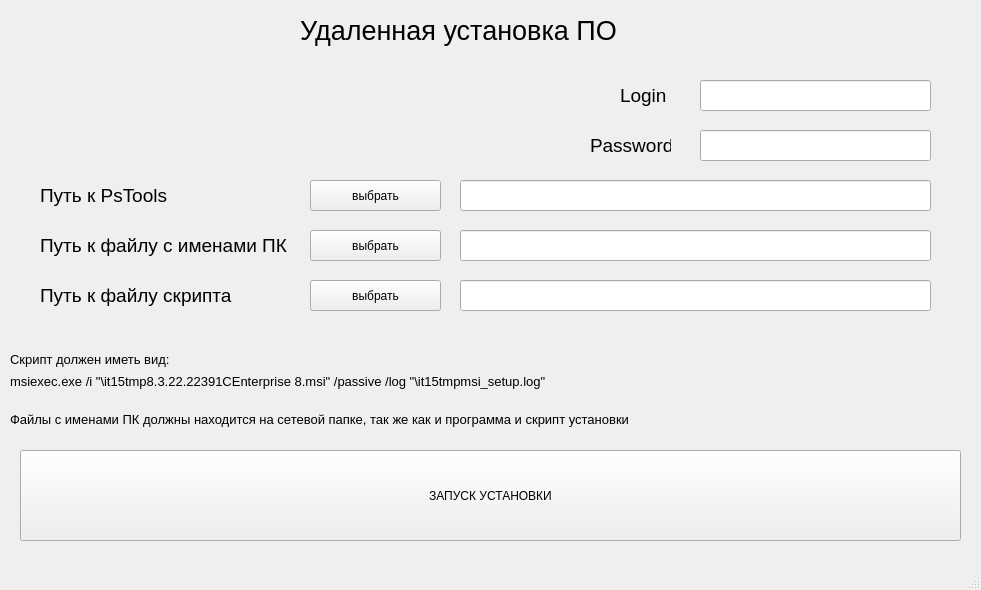
<?xml version="1.0" encoding="UTF-8"?>
<ui version="4.0">
 <class>RemoteInstall</class>
 <widget class="QMainWindow" name="RemoteInstall">
  <property name="geometry">
   <rect>
    <x>0</x>
    <y>0</y>
    <width>981</width>
    <height>590</height>
   </rect>
  </property>
  <property name="windowTitle">
   <string>MainWindow</string>
  </property>
  <widget class="QWidget" name="centralwidget">
   <widget class="QLabel" name="label">
    <property name="geometry">
     <rect>
      <x>300</x>
      <y>10</y>
      <width>321</width>
      <height>41</height>
     </rect>
    </property>
    <property name="font">
     <font>
      <pointsize>20</pointsize>
     </font>
    </property>
    <property name="text">
     <string>Удаленная установка ПО</string>
    </property>
   </widget>
   <widget class="QLineEdit" name="lineEdit">
    <property name="geometry">
     <rect>
      <x>700</x>
      <y>80</y>
      <width>231</width>
      <height>31</height>
     </rect>
    </property>
   </widget>
   <widget class="QLineEdit" name="lineEdit_2">
    <property name="geometry">
     <rect>
      <x>700</x>
      <y>130</y>
      <width>231</width>
      <height>31</height>
     </rect>
    </property>
   </widget>
   <widget class="QLabel" name="label_2">
    <property name="geometry">
     <rect>
      <x>620</x>
      <y>80</y>
      <width>51</width>
      <height>31</height>
     </rect>
    </property>
    <property name="font">
     <font>
      <pointsize>14</pointsize>
     </font>
    </property>
    <property name="text">
     <string>Login</string>
    </property>
   </widget>
   <widget class="QLabel" name="label_3">
    <property name="geometry">
     <rect>
      <x>590</x>
      <y>130</y>
      <width>81</width>
      <height>31</height>
     </rect>
    </property>
    <property name="font">
     <font>
      <pointsize>14</pointsize>
     </font>
    </property>
    <property name="text">
     <string>Password</string>
    </property>
   </widget>
   <widget class="QLineEdit" name="lineEdit_3">
    <property name="geometry">
     <rect>
      <x>460</x>
      <y>180</y>
      <width>471</width>
      <height>31</height>
     </rect>
    </property>
   </widget>
   <widget class="QLabel" name="label_4">
    <property name="geometry">
     <rect>
      <x>40</x>
      <y>180</y>
      <width>131</width>
      <height>31</height>
     </rect>
    </property>
    <property name="font">
     <font>
      <pointsize>14</pointsize>
     </font>
    </property>
    <property name="text">
     <string>Путь к PsTools</string>
    </property>
   </widget>
   <widget class="QLineEdit" name="lineEdit_4">
    <property name="geometry">
     <rect>
      <x>460</x>
      <y>230</y>
      <width>471</width>
      <height>31</height>
     </rect>
    </property>
   </widget>
   <widget class="QLabel" name="label_5">
    <property name="geometry">
     <rect>
      <x>40</x>
      <y>230</y>
      <width>251</width>
      <height>31</height>
     </rect>
    </property>
    <property name="font">
     <font>
      <pointsize>14</pointsize>
     </font>
    </property>
    <property name="text">
     <string>Путь к файлу с именами ПК</string>
    </property>
   </widget>
   <widget class="QPushButton" name="pushButton">
    <property name="geometry">
     <rect>
      <x>20</x>
      <y>450</y>
      <width>941</width>
      <height>91</height>
     </rect>
    </property>
    <property name="text">
     <string>ЗАПУСК УСТАНОВКИ</string>
    </property>
   </widget>
   <widget class="QWidget" name="verticalLayoutWidget">
    <property name="geometry">
     <rect>
      <x>10</x>
      <y>350</y>
      <width>631</width>
      <height>78</height>
     </rect>
    </property>
    <layout class="QVBoxLayout" name="verticalLayout">
     <item>
      <widget class="QLabel" name="label_6">
       <property name="font">
        <font>
         <pointsize>10</pointsize>
        </font>
       </property>
       <property name="text">
        <string>Скрипт должен иметь вид:</string>
       </property>
      </widget>
     </item>
     <item>
      <widget class="QLabel" name="label_7">
       <property name="font">
        <font>
         <pointsize>10</pointsize>
        </font>
       </property>
       <property name="text">
        <string>msiexec.exe /i &quot;\it15tmp8.3.22.22391CEnterprise 8.msi&quot; /passive /log &quot;\it15tmpmsi_setup.log&quot;
</string>
       </property>
      </widget>
     </item>
     <item>
      <widget class="QLabel" name="label_8">
       <property name="font">
        <font>
         <pointsize>10</pointsize>
        </font>
       </property>
       <property name="text">
        <string>Файлы с именами ПК должны находится на сетевой папке, так же как и программа и скрипт установки</string>
       </property>
      </widget>
     </item>
    </layout>
   </widget>
   <widget class="QLineEdit" name="lineEdit_5">
    <property name="geometry">
     <rect>
      <x>460</x>
      <y>280</y>
      <width>471</width>
      <height>31</height>
     </rect>
    </property>
   </widget>
   <widget class="QLabel" name="label_9">
    <property name="geometry">
     <rect>
      <x>40</x>
      <y>280</y>
      <width>201</width>
      <height>31</height>
     </rect>
    </property>
    <property name="font">
     <font>
      <pointsize>14</pointsize>
     </font>
    </property>
    <property name="text">
     <string>Путь к файлу скрипта</string>
    </property>
   </widget>
   <widget class="QPushButton" name="pushButton_2">
    <property name="geometry">
     <rect>
      <x>310</x>
      <y>180</y>
      <width>131</width>
      <height>31</height>
     </rect>
    </property>
    <property name="text">
     <string>выбрать</string>
    </property>
   </widget>
   <widget class="QPushButton" name="pushButton_3">
    <property name="geometry">
     <rect>
      <x>310</x>
      <y>230</y>
      <width>131</width>
      <height>31</height>
     </rect>
    </property>
    <property name="text">
     <string>выбрать</string>
    </property>
   </widget>
   <widget class="QPushButton" name="pushButton_4">
    <property name="geometry">
     <rect>
      <x>310</x>
      <y>280</y>
      <width>131</width>
      <height>31</height>
     </rect>
    </property>
    <property name="text">
     <string>выбрать</string>
    </property>
   </widget>
  </widget>
  <widget class="QMenuBar" name="menubar">
   <property name="geometry">
    <rect>
     <x>0</x>
     <y>0</y>
     <width>981</width>
     <height>21</height>
    </rect>
   </property>
  </widget>
  <widget class="QStatusBar" name="statusbar"/>
 </widget>
 <resources/>
 <connections/>
</ui>
